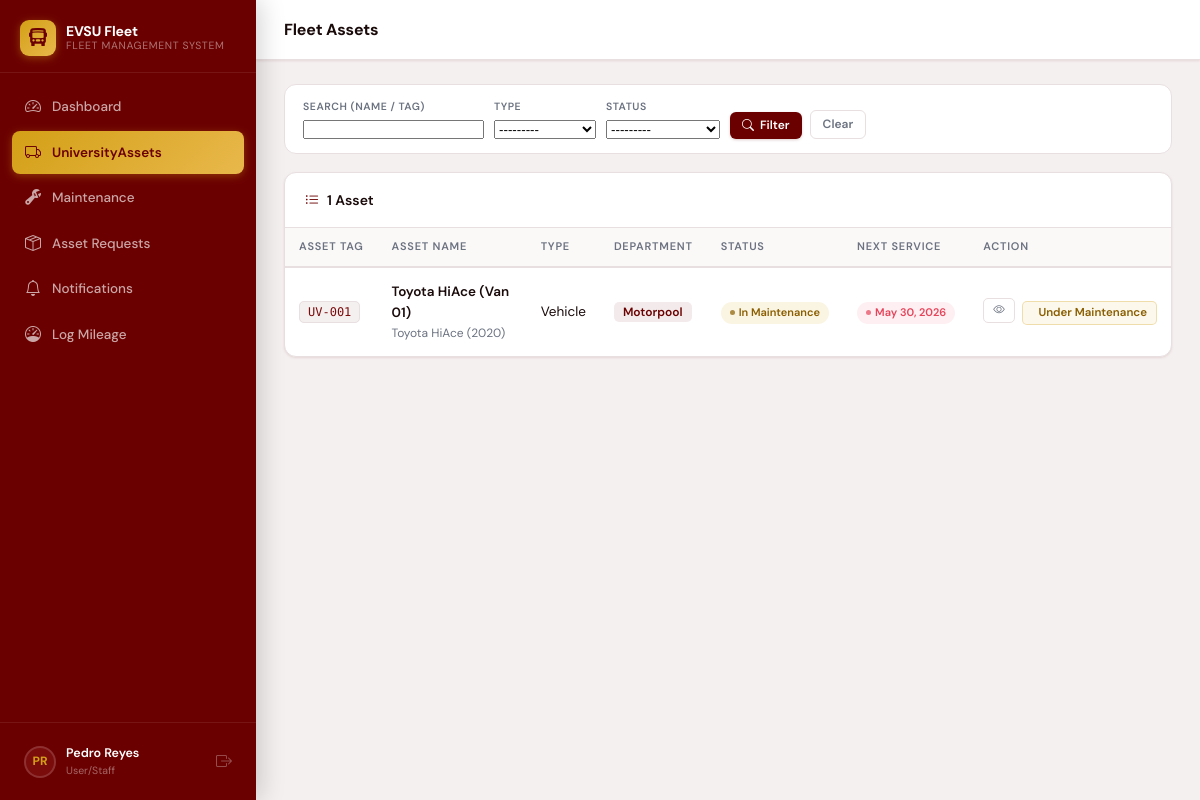
/assets/ (signed in), run on an earlier commit of the app's database.
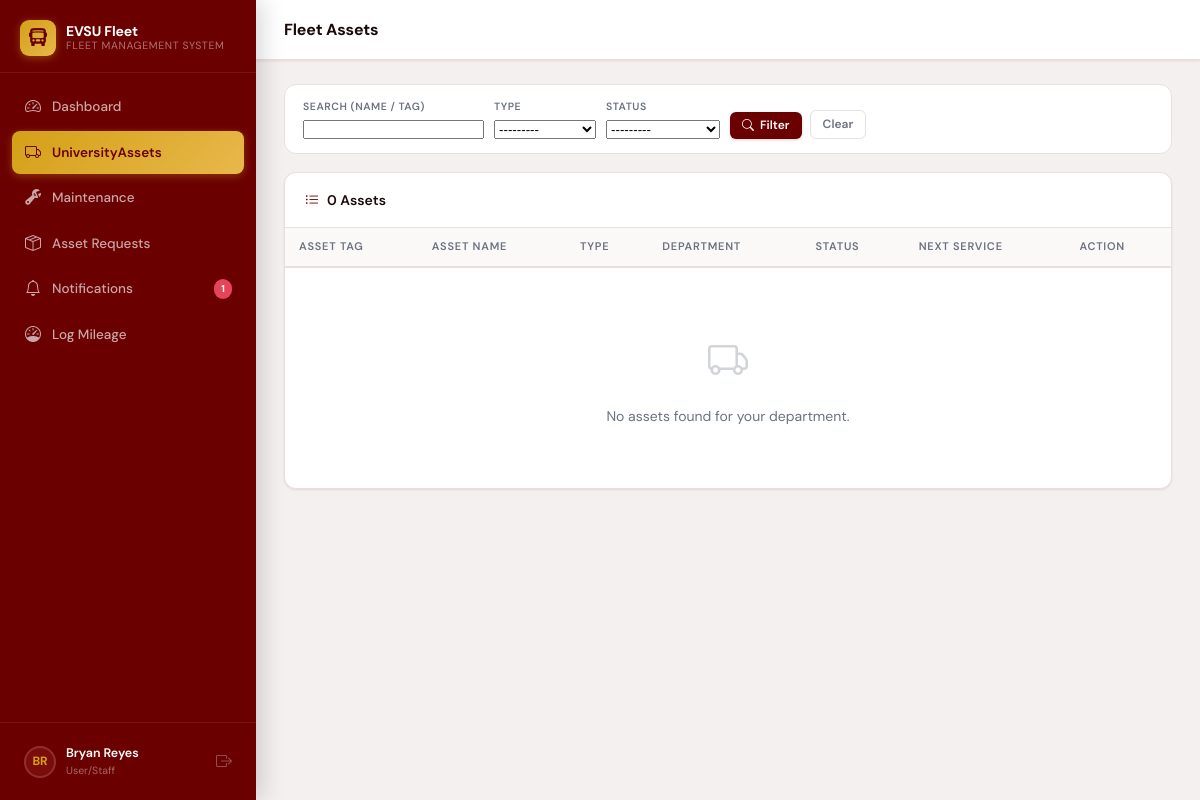
And on a later commit of the database.
### accounts/models.py (models this page shows, shortened)
class User(AbstractUser):
    STAFF       = 'staff'
    AUDITOR     = 'auditor'
    MANAGER     = 'manager'
    MAINTENANCE = 'maintenance'
    ROLE_CHOICES = [
        (STAFF,       'User/Staff'),
        (AUDITOR,     'Auditor '),
        (MANAGER,     'Manager'),
        (MAINTENANCE, 'Maintenance Technician'),
    ]
    role = models.CharField(max_length=20, choices=ROLE_CHOICES, default=STAFF)
    profile_picture = models.ImageField(
        upload_to='profile_pictures/',
        null=True, blank=True,
        help_text='Profile photo'
    )
    department = models.CharField(
        max_length=20,
        choices=DEPARTMENT_CHOICES,
        blank=True,
        help_text='Department this user belongs to (required for Staff role)',
    )
    phone = models.CharField(max_length=30, blank=True)
    license_number = models.CharField(max_length=50, blank=True, help_text='Driver license #')
    class Meta:
        verbose_name = 'User'
        ordering = ['last_name', 'first_name']
    @property
    def is_manager(self):
        return self.role == self.MANAGER
    @property
    def is_auditor(self):
        return self.role == self.AUDITOR
    @property
    def is_staff_role(self):
        return self.role == self.STAFF
    @property
    def is_maintenance(self):
        return self.role == self.MAINTENANCE

### assets/models.py (models this page shows, shortened)
class Asset(models.Model):
    asset_type      = models.CharField(max_length=20, choices=AssetType.choices, default=AssetType.VEHICLE, db_index=True)
    name            = models.CharField(max_length=200)
    asset_tag       = models.CharField(max_length=50, unique=True, blank=True, help_text='Auto-generated if left blank (e.g. EVSU-VH-00042)')
    make            = models.CharField(max_length=100, blank=True)
    model_name      = models.CharField('Model', max_length=100, blank=True)
    year            = models.PositiveSmallIntegerField(null=True, blank=True)
    serial_number   = models.CharField(max_length=100, blank=True)
    status          = models.CharField(max_length=20, choices=AssetStatus.choices, default=AssetStatus.AVAILABLE, db_index=True)
    department      = models.CharField(
        max_length=20,
        choices=Department.choices,
        blank=True,
        db_index=True,
    )
    location        = models.CharField(max_length=200, blank=True)
    procurement_cost  = models.DecimalField(max_digits=12, decimal_places=2, null=True, blank=True)
    current_value     = models.DecimalField(max_digits=12, decimal_places=2, null=True, blank=True)
    procurement_date  = models.DateField(null=True, blank=True)
    mileage         = models.PositiveIntegerField(default=0, help_text='Current odometer reading (km)')
    fuel_type       = models.CharField(max_length=30, blank=True)
    license_plate   = models.CharField(max_length=30, blank=True)
    next_service_km = models.PositiveIntegerField(null=True, blank=True, help_text='Odometer reading at next scheduled service')
    next_maintenance_date = models.DateField(null=True, blank=True, db_index=True)
    last_maintenance_date = models.DateField(null=True, blank=True)
    first_maintenance_date = models.DateField(null=True, blank=True, help_text='Date of first scheduled maintenance')
    maintenance_frequency  = models.CharField(
        max_length=20, choices=MaintenanceFrequency.choices,
        blank=True, help_text='How often maintenance should occur'
    )
    notes    = models.TextField(blank=True)
    created_at = models.DateTimeField(auto_now_add=True)
    updated_at = models.DateTimeField(auto_now=True)
    class Meta:
        ordering = ['asset_type', 'name']
        indexes = [
            models.Index(fields=['asset_type', 'status']),
            models.Index(fields=['next_maintenance_date']),
        ]
    @property
    def maintenance_overdue(self):
        if self.next_maintenance_date:
            return self.next_maintenance_date < timezone.now().date()
        return False

### assets/views.py (the view)
# urls.py: path('assets/',                       views.asset_list,             name='asset_list'),
@login_required
def asset_list(request):
    user = request.user
    qs = Asset.objects.all()
    if not user.is_manager and not user.is_auditor and not user.is_maintenance:
        user_dept = (user.department or '').strip().upper()
        if user_dept:
            qs = qs.filter(department__iexact=user_dept)
        else:
            qs = Asset.objects.none()
    f  = AssetFilter(request.GET, queryset=qs, user=user)
    paginator = Paginator(f.qs, 15)
    page = paginator.get_page(request.GET.get('page'))
    query_params = request.GET.copy()
    query_params.pop('page', None)
    pending_usage_asset_ids = set(
        AssetUsageRequest.objects.filter(
            requested_by=user,
            status=AssetUsageRequestStatus.PENDING,
        ).values_list('asset_id', flat=True)
    )
    approved_usage_asset_ids = set(
        AssetUsageRequest.objects.filter(
            requested_by=user,
            status=AssetUsageRequestStatus.APPROVED,
        ).values_list('asset_id', flat=True)
    )
    return render(request, 'assets/asset_list.html', {
        'filter': f,
        'assets': page,
        'query_string': query_params.urlencode(),
        'pending_usage_asset_ids': pending_usage_asset_ids,
        'approved_usage_asset_ids': approved_usage_asset_ids,
    })

### assets/context_processors.py (called while the page is built)
def pending_asset_requests(request):
    if request.user.is_authenticated and hasattr(request.user, 'is_manager') and request.user.is_manager:
        return {'pending_nav_count': AssetRequest.objects.filter(status=AssetRequestStatus.PENDING).count()}
    return {'pending_nav_count': 0}

def maintenance_unread_notifications(request):
    if request.user.is_authenticated:
        count = MaintenanceNotification.objects.filter(recipient=request.user, is_read=False).count()
        return {'maintenance_notif_count': count}
    return {'maintenance_notif_count': 0}

def asset_request_unread_notifications(request):
    if request.user.is_authenticated and hasattr(request.user, 'is_staff_role') and request.user.is_staff_role:
        count = AssetRequestNotification.objects.filter(recipient=request.user, is_read=False).count()
        return {'asset_request_notif_count': count}
    return {'asset_request_notif_count': 0}

### templates/assets/asset_list.html (shortened to what the changed rows need)
{% extends "base.html" %}
{% block page_title %}Fleet Assets{% endblock %}
{% block content %}
<div class="card">
  <div class="card-header">
    <div class="card-header-icon"><i class="bi bi-list-ul" style="color:var(--maroon)"></i> {{ assets.paginator.count }} Asset{{ assets.paginator.count|pluralize }}</div>
  </div>
  <table class="data-table">
    <thead>
      <tr>
        <th>Asset Tag</th>
        <th>Asset Name</th>
        <th>Type</th>
        <th>Department</th>
        <th>Status</th>
        <th>Next Service</th>
        <th>Action</th>
      </tr>
    </thead>
    <tbody>
      {% for asset in assets %}
      <tr>
        <td><span class="wo-tag">{{ asset.asset_tag }}</span></td>
        <td>
          <div class="fw-600" style="font-size:13.5px">{{ asset.name }}</div>
          {% if asset.make %}<div class="text-muted" style="font-size:12px">{{ asset.make }} {{ asset.model_name }} {% if asset.year %}({{ asset.year }}){% endif %}</div>{% endif %}
        </td>
        <td>{{ asset.get_asset_type_display }}</td>
        <td>
          {% if asset.department %}
          <span style="background:rgba(107,0,0,.08);color:var(--maroon);padding:2px 9px;border-radius:5px;font-size:12px;font-weight:600">
            {{ asset.get_department_display }}
          </span>
          {% else %}—{% endif %}
        </td>
        <td><span class="badge badge-{{ asset.status }}">{{ asset.get_status_display }}</span></td>
        <td>
          {% if asset.next_maintenance_date %}
            <span class="badge {% if asset.maintenance_overdue %}badge-overdue{% else %}badge-approved{% endif %}">
              {{ asset.next_maintenance_date }}
            </span>
          {% else %}—{% endif %}
        </td>
        <td style="white-space:nowrap">
          <a href="{% url 'asset_detail' asset.pk %}" class="btn btn-outline btn-xs" title="View"><i class="bi bi-eye"></i></a>
          {% if not user.is_manager and not user.is_auditor and not user.is_maintenance %}
            {% if asset.status == 'available' %}
              {% if asset.pk in pending_usage_asset_ids %}
              <span class="btn btn-xs" style="margin-left:4px;background:rgba(212,160,23,.1);color:#8a5e00;border:1px solid rgba(212,160,23,.4);cursor:default" title="Awaiting approval">
                <i class="bi bi-hourglass-split"></i> Pending
              </span>
              {% elif asset.pk in approved_usage_asset_ids %}
              <span class="btn btn-xs" style="margin-left:4px;background:rgba(39,174,114,.1);color:var(--jade);border:1px solid rgba(39,174,114,.4);cursor:default">
                <i class="bi bi-check-circle"></i> Approved
              </span>
              {% else %}
              <a href="{% url 'asset_usage_request' asset.pk %}" class="btn btn-xs" style="margin-left:4px;background:var(--jade);color:#fff;border:none" title="Request to use this asset">
                <i class="bi bi-box-arrow-in-right"></i> Request Use
              </a>
              {% endif %}
            {% elif asset.status == 'in_use' %}
            <span class="btn btn-xs" style="margin-left:4px;background:rgba(231,76,60,.08);color:#c0392b;border:1px solid rgba(231,76,60,.3);cursor:not-allowed" title="Asset is in use">
              <i class="bi bi-lock-fill"></i> In Use
            </span>
            {% elif asset.status == 'maintenance' %}
            <span class="btn btn-xs" style="margin-left:4px;background:rgba(212,160,23,.08);color:#8a5e00;border:1px solid rgba(212,160,23,.3);cursor:not-allowed" title="Asset under maintenance">
               Under Maintenance
            </span>
            {% endif %}
          {% endif %}
        </td>
      </tr>
      {% empty %}
      <tr><td colspan="7"><div class="empty-state"><i class="bi bi-truck"></i><p>No assets found{% if not user.is_manager %} for your department{% endif %}.</p></div></td></tr>
      {% endfor %}
    </tbody>
  </table>
</div>
{% endblock %}

### templates/base.html (shortened to what this page needs)
<!DOCTYPE html>
<html lang="en">
<head>
  <link href="https://cdn.jsdelivr.net/npm/bootstrap-icons@1.11.3/font/bootstrap-icons.min.css" rel="stylesheet">
</head>
<body>
{% block body %}
<aside class="sidebar">
  <div class="sidebar-brand">
    <div class="brand-icon"><i class="bi bi-bus-front-fill"></i></div>
    <div class="brand-text">
      <div class="brand-name">EVSU Fleet</div>
      <div class="brand-sub">Fleet Management System</div>
    </div>
  </div>
  <nav class="sidebar-nav">
    {% if user.is_maintenance %}
    <a class="nav-link {% block nav_portal %}{% endblock %}" href="{% url 'maintenance_portal' %}">
      <i class="bi bi-house-gear"></i> My Portal
    </a>
    <a class="nav-link {% block nav_notifs %}{% endblock %}" href="{% url 'maintenance_notifications' %}">
      <i class="bi bi-bell"></i> Notifications
      {% if maintenance_notif_count %}
      <span class="nav-badge">{{ maintenance_notif_count }}</span>
      {% endif %}
    </a>
    <hr class="sidebar-divider">
    <a class="nav-link {% block nav_maintenance_tech %}{% endblock %}" href="{% url 'maintenance_list' %}">
      <i class="bi bi-wrench-adjustable"></i> All Work Orders
    </a>
    <a class="nav-link {% block nav_assets_tech %}{% endblock %}" href="{% url 'asset_list' %}">
      <i class="bi bi-truck"></i> Fleet Assets
    </a>
    {% else %}
    <a class="nav-link {% block nav_dashboard %}{% endblock %}" href="{% url 'dashboard' %}">
      <i class="bi bi-speedometer2"></i> Dashboard
    </a>
    <a class="nav-link {% block nav_assets %}{% endblock %}" href="{% url 'asset_list' %}">
      <i class="bi bi-truck"></i> UniversityAssets
    </a>
    <a class="nav-link {% block nav_maintenance %}{% endblock %}" href="{% url 'maintenance_list' %}">
      <i class="bi bi-wrench-adjustable"></i> Maintenance
    </a>
    <a class="nav-link {% block nav_asset_requests %}{% endblock %}" href="{% url 'asset_request_list' %}">
      <i class="bi bi-box-seam"></i> Asset Requests
    </a>
    <a class="nav-link {% block nav_notifs_std %}{% endblock %}" href="{% url 'maintenance_notifications' %}">
      <i class="bi bi-bell"></i> Notifications
      {% if maintenance_notif_count %}
      <span class="nav-badge">{{ maintenance_notif_count }}</span>
      {% endif %}
    </a>
    {% if not user.is_auditor and not user.is_manager %}
    <a class="nav-link {% block nav_mileage %}{% endblock %}" href="{% url 'mileage_log' %}">
      <i class="bi bi-speedometer"></i> Log Mileage
    </a>
    {% endif %}
    {% endif %}
  </nav>
  <div class="sidebar-footer">
    <div class="sidebar-user">
      <a href="{% url 'profile' %}" title="Edit profile" style="display:flex;align-items:center;gap:10px;flex:1;min-width:0;text-decoration:none;">
        <div class="user-avatar">{{ user.first_name|first|upper }}{{ user.last_name|first|upper }}</div>
        <div class="user-info">
          <div class="user-name">{{ user.get_full_name|default:user.username }}</div>
          <div class="user-role">{{ user.get_role_display }}</div>
        </div>
      </a>
      <a href="{% url 'logout' %}" title="Logout" style="color:rgba(255,255,255,.3);font-size:16px;margin-left:4px;flex-shrink:0;"
         onclick="return confirmLogout(event)">
        <i class="bi bi-box-arrow-right"></i>
      </a>
    </div>
  </div>
</aside>
<div class="main-wrap">
  <header class="topbar">
    <div class="topbar-left">
      <h1 class="page-title">{% block page_title %}{% endblock %}</h1>
    </div>
  </header>
  <main class="content-area">
    {% block content %}{% endblock %}
  </main>
</div>
{% endblock %}
</body>
</html>

What changed in the data, as far as the page shows it:
no longer on this page (row edited): Asset: asset_tag "UV-001", name "Toyota HiAce (Van 01)", make "Toyota", model_name "HiAce", year "2020", asset_type "Vehicle", department "Motorpool", status "In Maintenance", next_maintenance_date "May 30, 2026", shows "Under Maintenance"
changed User "User/Staff": first_name|first "P" → "B"; get_full_name "Pedro Reyes" → "Bryan Reyes"
Also different on the page:
{{ maintenance_notif_count }}: (not shown) → "1"
{{ assets.paginator.count }}: "1" → "0"
text now shown: "No assets found for your department ."
